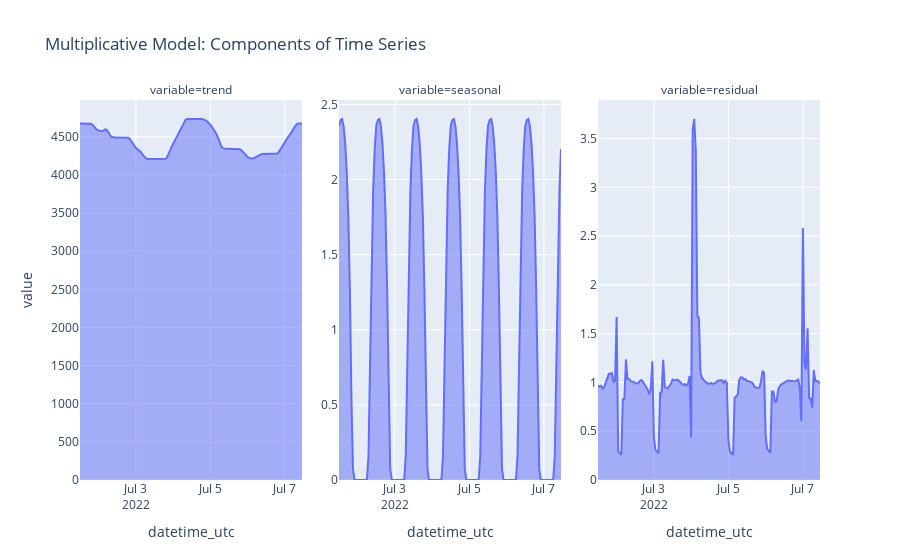

The cell this chart's notebook holds for it:
### Code cell
dff = df_component.melt(ignore_index=False)
dff = dff.query('~variable.isin(["generation", "component_all"])')

fig = px.area(dff, x=dff.index, y='value', facet_col='variable', title='Multiplicative Model: Components of Time Series', facet_col_spacing=0.05)
fig = fig.update_yaxes(matches=None)

for axis in fig.layout:
    if 'yaxis' in axis:
        fig.layout[axis].showticklabels = True

fig

### Figure 1 — Plotly figure (JSON) as saved in the notebook; plotly's stock layout.template omitted (floating-point values rounded to 4 significant figures; data arrays with more than 128 entries replaced by an {"elided": "..."} marker saying what was removed)
{"data": [{"fillpattern": {"shape": ""}, "hovertemplate": "variable=trend<br>datetime_utc=%{x}<br>value=%{y}<extra></extra>", "legendgroup": "", "line": {"color": "#636efa"}, "marker": {"symbol": "circle"}, "mode": "lines", "name": "", "orientation": "v", "showlegend": false, "stackgroup": "1", "type": "scatter", "x": {"elided": "144 str values"}, "xaxis": "x", "y": {"elided": "144 float values"}, "yaxis": "y"}, {"fillpattern": {"shape": ""}, "hovertemplate": "variable=seasonal<br>datetime_utc=%{x}<br>value=%{y}<extra></extra>", "legendgroup": "", "line": {"color": "#636efa"}, "marker": {"symbol": "circle"}, "mode": "lines", "name": "", "orientation": "v", "showlegend": false, "stackgroup": "1", "type": "scatter", "x": {"elided": "144 str values"}, "xaxis": "x2", "y": {"elided": "144 float values"}, "yaxis": "y2"}, {"fillpattern": {"shape": ""}, "hovertemplate": "variable=residual<br>datetime_utc=%{x}<br>value=%{y}<extra></extra>", "legendgroup": "", "line": {"color": "#636efa"}, "marker": {"symbol": "circle"}, "mode": "lines", "name": "", "orientation": "v", "showlegend": false, "stackgroup": "1", "type": "scatter", "x": {"elided": "144 str values"}, "xaxis": "x3", "y": {"elided": "144 float values"}, "yaxis": "y3"}], "layout": {"annotations": [{"font": {}, "showarrow": false, "text": "variable=trend", "x": 0.15, "xanchor": "center", "xref": "paper", "y": 1, "yanchor": "bottom", "yref": "paper"}, {"font": {}, "showarrow": false, "text": "variable=seasonal", "x": 0.5, "xanchor": "center", "xref": "paper", "y": 1, "yanchor": "bottom", "yref": "paper"}, {"font": {}, "showarrow": false, "text": "variable=residual", "x": 0.85, "xanchor": "center", "xref": "paper", "y": 1, "yanchor": "bottom", "yref": "paper"}], "legend": {"tracegroupgap": 0}, "title": {"text": "Multiplicative Model: Components of Time Series"}, "xaxis": {"anchor": "y", "domain": [0, 0.3], "title": {"text": "datetime_utc"}}, "xaxis2": {"anchor": "y2", "domain": [0.35, 0.65], "matches": "x", "title": {"text": "datetime_utc"}}, "xaxis3": {"anchor": "y3", "domain": [0.7, 1], "matches": "x", "title": {"text": "datetime_utc"}}, "yaxis": {"anchor": "x", "domain": [0, 1], "showticklabels": true, "title": {"text": "value"}}, "yaxis2": {"anchor": "x2", "domain": [0, 1], "showticklabels": true}, "yaxis3": {"anchor": "x3", "domain": [0, 1], "showticklabels": true}}}
